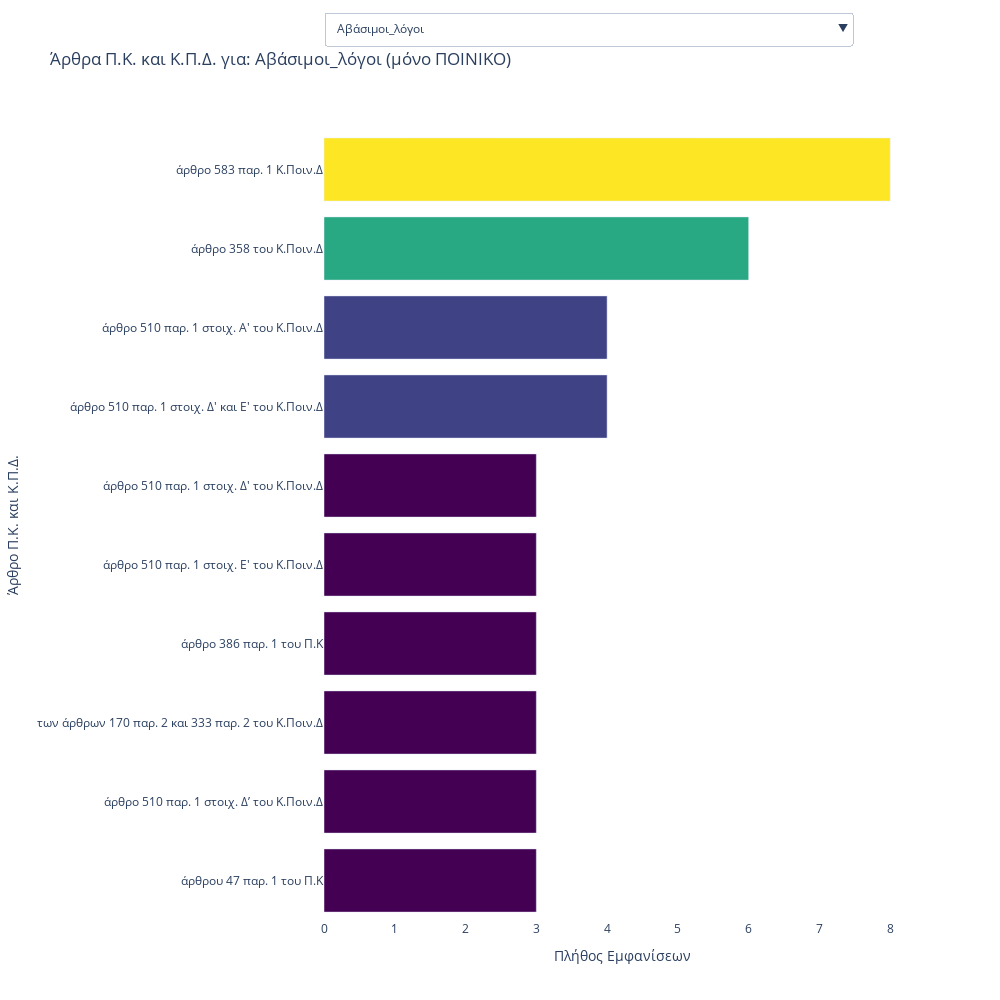
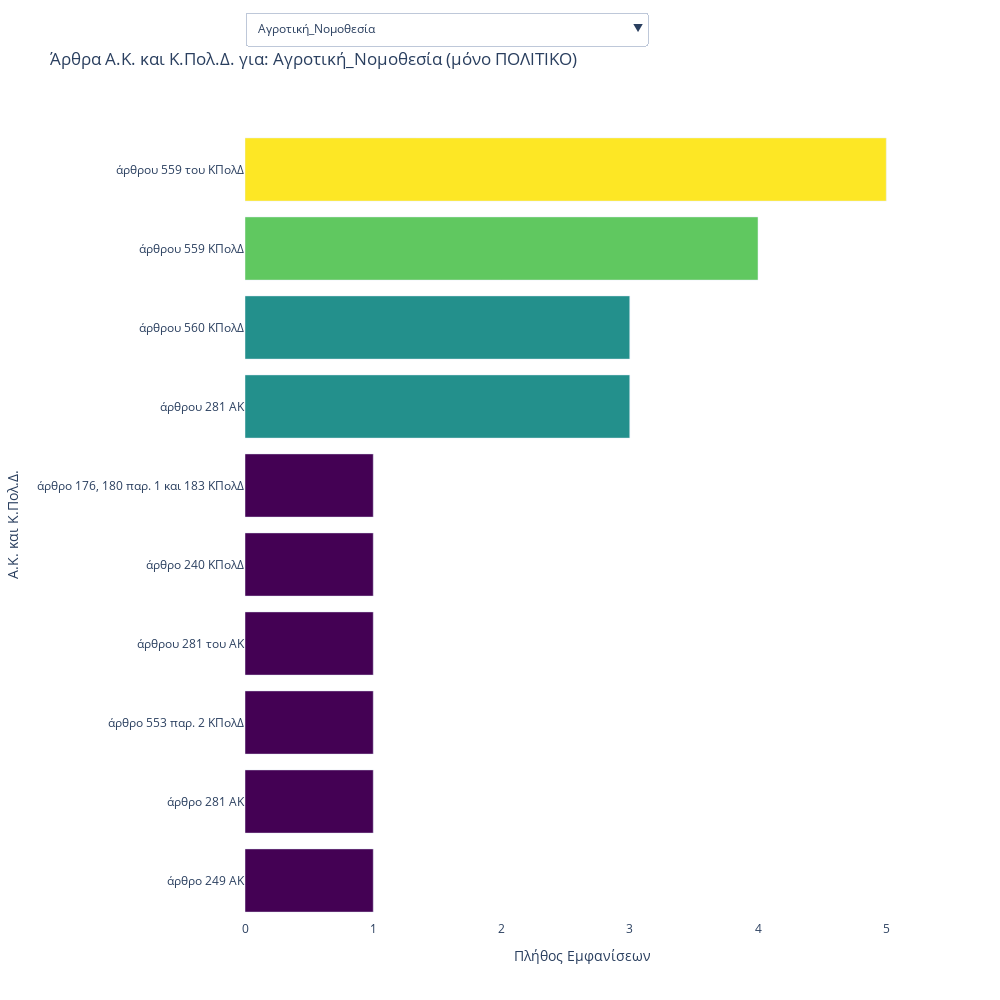

The code cell stored with these charts, in order, in its notebook:
### Markdown cell above
# Α4

### Code cell
import pandas as pd
import matplotlib.pyplot as plt
import seaborn as sns
import numpy as np
import plotly.express as px
from collections import Counter



# --- 1. Αριθμός αποφάσεων ανά έτος ---
plt.figure(figsize=(10, 5))
sns.countplot(data=df, x="etos", order=sorted(df["etos"].dropna().unique()))
plt.title("Αριθμός Αποφάσεων ανά Έτος")
plt.xlabel("Έτος")
plt.ylabel("Π πλήθος αποφάσεων")
plt.xticks(rotation=45)
plt.tight_layout()
plt.show()

# --------------------------------------------------------------------------------

# --- 2. Αποφάσεις ανά τμήμα ---
plt.figure(figsize=(10, 5))
sns.countplot(data=df, x="tmima", order=df["tmima"].value_counts().index)
plt.title("Κατανομή Αποφάσεων ανά Τμήμα")
plt.xlabel("Τμήμα")
plt.ylabel("Πλήθος")
plt.tight_layout()
plt.show()


# --------------------------------------------------------------------------------


# --- 3. TOP 10 Άρθρα Π.Κ. και Κ.Π.Δ. για καθε eidos οπου το tmima == ΠΟΙΝΙΚΟ---

# --- Φιλτράρισμα μόνο για ΠΟΙΝΙΚΟ ---
df_poiniko = df[df["tmima"] == "ΠΟΙΝΙΚΟ"].copy()

# Συνάρτηση για υπολογισμό top 10 άρθρων για συγκεκριμένο eidos
def get_top10_articles_by_eidos(selected_eidos):
    filtered_df = df_poiniko[df_poiniko["eidos"] == selected_eidos]
    articles_list = filtered_df["poiniko_arithmos"].dropna().astype(str).str.split(";")
    flat_articles = [item.strip() for sublist in articles_list for item in sublist if item.strip()]
    article_counts = Counter(flat_articles)
    top10 = article_counts.most_common(10)
    return pd.DataFrame(top10, columns=["Άρθρο", "Συχνότητα"]).sort_values("Συχνότητα")

# Πίνακας όλων των διαθέσιμων τιμών στο eidos (μόνο για ΠΟΙΝΙΚΟ)
unique_eidos = df_poiniko["eidos"].dropna().unique()

# Δημιουργία αρχικού γραφήματος για το πρώτο eidos
initial_eidos = unique_eidos[0]
top10_df = get_top10_articles_by_eidos(initial_eidos)

fig = px.bar(
    top10_df,
    x="Συχνότητα",
    y="Άρθρο",
    orientation="h",
    color="Συχνότητα",
    color_continuous_scale="Viridis",
    title=f" Άρθρα Π.Κ. και Κ.Π.Δ. για: {initial_eidos} (μόνο ΠΟΙΝΙΚΟ)",
    labels={"Συχνότητα": "Εμφανίσεις", "Άρθρο": "Άρθρο Π.Κ. και Κ.Π.Δ."}
)

# Προσθήκη dropdown με δυναμικό update
dropdown_buttons = []
for eidos_val in unique_eidos:
    filtered_df = get_top10_articles_by_eidos(eidos_val)
    dropdown_buttons.append(dict(
        method="update",
        label=eidos_val,
        args=[
        {
            "x": [filtered_df["Συχνότητα"]],
            "y": [filtered_df["Άρθρο"]],
            "marker.color": [filtered_df["Συχνότητα"]],
        },
        {
            "title.text": f"Άρθρα Π.Κ. και Κ.Π.Δ. για: {eidos_val} (μόνο ΠΟΙΝΙΚΟ)"
        }
    ]
))

fig.update_layout(
    width=1000,
    height=1000,
    updatemenus=[
        dict(
            active=0,
            buttons=dropdown_buttons,
            direction="down",
            showactive=True,
            x=0.0,
            y=1.15,
            xanchor="left",
            yanchor="top"
        )
    ],
    yaxis=dict(tickfont=dict(size=12)),
    xaxis=dict(title="Πλήθος Εμφανίσεων"),
    plot_bgcolor="white",
    coloraxis_showscale=False
)

fig.show()

# --------------------------------------------------------------------------------


# --- 4. TOP 10 Άρθρα Α.Κ. και Κ.Πολ.Δ. για καθε eidos που το tmima == ΠΟΛΙΤΙΚΟ ---

# --- Φιλτράρισμα μόνο για ΠΟΛΙΤΙΚΟ ---
df_politiko = df[df["tmima"] == "ΠΟΛΙΤΙΚΟ"].copy()

# Συνάρτηση για υπολογισμό top 10 άρθρων για συγκεκριμένο eidos
def get_top10_articles_by_eidos(selected_eidos):
    filtered_df = df_politiko[df_politiko["eidos"] == selected_eidos]
    articles_list = filtered_df["politiko_arithmos"].dropna().astype(str).str.split(";")
    flat_articles = [item.strip() for sublist in articles_list for item in sublist if item.strip()]
    article_counts = Counter(flat_articles)
    top10 = article_counts.most_common(10)
    return pd.DataFrame(top10, columns=["Άρθρο", "Συχνότητα"]).sort_values("Συχνότητα")

# Πίνακας όλων των διαθέσιμων τιμών στο eidos (μόνο για ΠΟΙΝΙΚΟ)
unique_eidos = df_politiko["eidos"].dropna().unique()

# Δημιουργία αρχικού γραφήματος για το πρώτο eidos
initial_eidos = unique_eidos[0]
top10_df = get_top10_articles_by_eidos(initial_eidos)

fig = px.bar(
    top10_df,
    x="Συχνότητα",
    y="Άρθρο",
    orientation="h",
    color="Συχνότητα",
    color_continuous_scale="Viridis",
    title=f" Άρθρα Α.Κ. και Κ.Πολ.Δ. για: {initial_eidos} (μόνο ΠΟΛΙΤΙΚΟ)",
    labels={"Συχνότητα": "Εμφανίσεις", "Άρθρο": "Α.Κ. και Κ.Πολ.Δ."}
)

# Προσθήκη dropdown με δυναμικό update
dropdown_buttons = []
for eidos_val in unique_eidos:
    filtered_df = get_top10_articles_by_eidos(eidos_val)
    dropdown_buttons.append(dict(
        method="update",
        label=eidos_val,
        args=[
        {
            "x": [filtered_df["Συχνότητα"]],
            "y": [filtered_df["Άρθρο"]],
            "marker.color": [filtered_df["Συχνότητα"]],
        },
        {
            "title.text": f"Άρθρα Α.Κ. και Κ.Πολ.Δ. για: {eidos_val} (μόνο ΠΟΛΙΤΙΚΟ)"
        }
    ]
))

fig.update_layout(
    width=1000,
    height=1000,
    updatemenus=[
        dict(
            active=0,
            buttons=dropdown_buttons,
            direction="down",
            showactive=True,
            x=0.0,
            y=1.15,
            xanchor="left",
            yanchor="top"
        )
    ],
    yaxis=dict(tickfont=dict(size=12)),
    xaxis=dict(title="Πλήθος Εμφανίσεων"),
    plot_bgcolor="white",
    coloraxis_showscale=False
)

fig.show()

# --------------------------------------------------------------------------------

# --- 5. Top 10 Δικαστές που εμφανίζονται συχνότερα ---
from collections import Counter
import re

# Λέξεις/φράσεις που θέλουμε να αγνοήσουμε
excluded_terms = [
    "Αρεοπαγίτες",
    "Αντιπρόεδρο Αρείου Πάγου",
    "Αντιπρόεδρο του Αρείου Πάγου"
]

# Διαχωρισμός ονομάτων
all_judges = df["dikastes"].dropna().astype(str).apply(lambda x: re.split(r",| και ", x))

# Φιλτράρισμα και καθαρισμός
flat_judges = [
    j.strip() for sublist in all_judges for j in sublist
    if all(term not in j for term in excluded_terms)
]

# Καταμέτρηση συχνοτήτων
top_judges = Counter(flat_judges).most_common(10)
judges_df = pd.DataFrame(top_judges, columns=["Δικαστής", "Συχνότητα"])

# Οπτικοποίηση
plt.figure(figsize=(10, 5))
sns.barplot(data=judges_df, x="Συχνότητα", y="Δικαστής")
plt.title("Top 10 Δικαστές σε Πλήθος Αποφάσεων (χωρίς τίτλους)")
plt.xlabel("Αριθμός εμφανίσεων")
plt.ylabel("Δικαστής")
plt.tight_layout()
plt.show()
